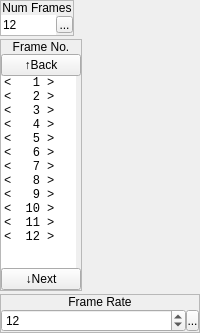
          <widget class="QWidget" name="widget_19" native="true">
           <layout class="QVBoxLayout" name="verticalLayout_18">
            <property name="spacing">
             <number>3</number>
            </property>
            <property name="margin">
             <number>0</number>
            </property>
            <item>
             <widget class="QFrame" name="frame_8">
              <property name="sizePolicy">
               <sizepolicy hsizetype="Fixed" vsizetype="Fixed">
                <horstretch>0</horstretch>
                <verstretch>0</verstretch>
               </sizepolicy>
              </property>
              <property name="frameShape">
               <enum>QFrame::StyledPanel</enum>
              </property>
              <property name="frameShadow">
               <enum>QFrame::Raised</enum>
              </property>
              <layout class="QVBoxLayout" name="verticalLayout_15">
               <property name="spacing">
                <number>0</number>
               </property>
               <property name="margin">
                <number>0</number>
               </property>
               <item>
                <widget class="QLabel" name="label_7">
                 <property name="sizePolicy">
                  <sizepolicy hsizetype="Preferred" vsizetype="Fixed">
                   <horstretch>0</horstretch>
                   <verstretch>0</verstretch>
                  </sizepolicy>
                 </property>
                 <property name="text">
                  <string>Num Frames</string>
                 </property>
                 <property name="alignment">
                  <set>Qt::AlignCenter</set>
                 </property>
                </widget>
               </item>
               <item>
                <widget class="QWidget" name="widget_8" native="true">
                 <layout class="QHBoxLayout" name="horizontalLayout_8">
                  <property name="spacing">
                   <number>0</number>
                  </property>
                  <property name="margin">
                   <number>0</number>
                  </property>
                  <item>
                   <widget class="QLineEdit" name="leNumFrames">
                    <property name="sizePolicy">
                     <sizepolicy hsizetype="Fixed" vsizetype="Fixed">
                      <horstretch>0</horstretch>
                      <verstretch>0</verstretch>
                     </sizepolicy>
                    </property>
                    <property name="minimumSize">
                     <size>
                      <width>55</width>
                      <height>0</height>
                     </size>
                    </property>
                    <property name="maximumSize">
                     <size>
                      <width>55</width>
                      <height>16777215</height>
                     </size>
                    </property>
                    <property name="text">
                     <string>12</string>
                    </property>
                    <property name="maxLength">
                     <number>3</number>
                    </property>
                    <property name="frame">
                     <bool>false</bool>
                    </property>
                    <property name="readOnly">
                     <bool>true</bool>
                    </property>
                   </widget>
                  </item>
                  <item>
                   <widget class="QToolButton" name="bSetNumFrames">
                    <property name="minimumSize">
                     <size>
                      <width>17</width>
                      <height>17</height>
                     </size>
                    </property>
                    <property name="maximumSize">
                     <size>
                      <width>17</width>
                      <height>17</height>
                     </size>
                    </property>
                    <property name="text">
                     <string>...</string>
                    </property>
                   </widget>
                  </item>
                 </layout>
                </widget>
               </item>
              </layout>
             </widget>
            </item>
            <item>
             <widget class="QFrame" name="frame_4">
              <property name="sizePolicy">
               <sizepolicy hsizetype="Fixed" vsizetype="Preferred">
                <horstretch>0</horstretch>
                <verstretch>0</verstretch>
               </sizepolicy>
              </property>
              <property name="frameShape">
               <enum>QFrame::StyledPanel</enum>
              </property>
              <property name="frameShadow">
               <enum>QFrame::Raised</enum>
              </property>
              <layout class="QVBoxLayout" name="verticalLayout_4">
               <property name="spacing">
                <number>0</number>
               </property>
               <property name="margin">
                <number>0</number>
               </property>
               <item>
                <widget class="QLabel" name="label_5">
                 <property name="sizePolicy">
                  <sizepolicy hsizetype="Preferred" vsizetype="Fixed">
                   <horstretch>0</horstretch>
                   <verstretch>0</verstretch>
                  </sizepolicy>
                 </property>
                 <property name="text">
                  <string>Frame No.</string>
                 </property>
                 <property name="alignment">
                  <set>Qt::AlignCenter</set>
                 </property>
                </widget>
               </item>
               <item>
                <widget class="QWidget" name="widget_6" native="true">
                 <layout class="QVBoxLayout" name="verticalLayout_8">
                  <property name="spacing">
                   <number>0</number>
                  </property>
                  <property name="margin">
                   <number>0</number>
                  </property>
                  <item>
                   <widget class="QPushButton" name="bBack">
                    <property name="text">
                     <string>↑Back</string>
                    </property>
                   </widget>
                  </item>
                  <item>
                   <widget class="QListWidget" name="lwFrameList">
                    <property name="sizePolicy">
                     <sizepolicy hsizetype="Fixed" vsizetype="Preferred">
                      <horstretch>0</horstretch>
                      <verstretch>0</verstretch>
                     </sizepolicy>
                    </property>
                    <property name="minimumSize">
                     <size>
                      <width>75</width>
                      <height>0</height>
                     </size>
                    </property>
                    <property name="maximumSize">
                     <size>
                      <width>75</width>
                      <height>16777215</height>
                     </size>
                    </property>
                    <property name="font">
                     <font>
                      <family>Monospace</family>
                     </font>
                    </property>
                    <property name="frameShape">
                     <enum>QFrame::NoFrame</enum>
                    </property>
                    <property name="verticalScrollBarPolicy">
                     <enum>Qt::ScrollBarAsNeeded</enum>
                    </property>
                    <property name="horizontalScrollBarPolicy">
                     <enum>Qt::ScrollBarAlwaysOff</enum>
                    </property>
                    <item>
                     <property name="text">
                      <string>&lt;   1 &gt;</string>
                     </property>
                    </item>
                    <item>
                     <property name="text">
                      <string>&lt;   2 &gt;</string>
                     </property>
                    </item>
                    <item>
                     <property name="text">
                      <string>&lt;   3 &gt;</string>
                     </property>
                    </item>
                    <item>
                     <property name="text">
                      <string>&lt;   4 &gt;</string>
                     </property>
                    </item>
                    <item>
                     <property name="text">
                      <string>&lt;   5 &gt;</string>
                     </property>
                    </item>
                    <item>
                     <property name="text">
                      <string>&lt;   6 &gt;</string>
                     </property>
                    </item>
                    <item>
                     <property name="text">
                      <string>&lt;   7 &gt;</string>
                     </property>
                    </item>
                    <item>
                     <property name="text">
                      <string>&lt;   8 &gt;</string>
                     </property>
                    </item>
                    <item>
                     <property name="text">
                      <string>&lt;   9 &gt;</string>
                     </property>
                    </item>
                    <item>
                     <property name="text">
                      <string>&lt;  10 &gt;</string>
                     </property>
                    </item>
                    <item>
                     <property name="text">
                      <string>&lt;  11 &gt;</string>
                     </property>
                    </item>
                    <item>
                     <property name="text">
                      <string>&lt;  12 &gt;</string>
                     </property>
                    </item>
                   </widget>
                  </item>
                 </layout>
                </widget>
               </item>
               <item>
                <widget class="QPushButton" name="bNext">
                 <property name="text">
                  <string>↓Next</string>
                 </property>
                </widget>
               </item>
              </layout>
             </widget>
            </item>
            <item>
             <widget class="QFrame" name="frame_13">
              <property name="frameShape">
               <enum>QFrame::StyledPanel</enum>
              </property>
              <property name="frameShadow">
               <enum>QFrame::Raised</enum>
              </property>
              <layout class="QVBoxLayout" name="verticalLayout_22">
               <property name="spacing">
                <number>0</number>
               </property>
               <property name="margin">
                <number>0</number>
               </property>
               <item>
                <widget class="QLabel" name="label_11">
                 <property name="sizePolicy">
                  <sizepolicy hsizetype="Preferred" vsizetype="Fixed">
                   <horstretch>0</horstretch>
                   <verstretch>0</verstretch>
                  </sizepolicy>
                 </property>
                 <property name="text">
                  <string>Frame Rate</string>
                 </property>
                 <property name="alignment">
                  <set>Qt::AlignCenter</set>
                 </property>
                </widget>
               </item>
               <item>
                <widget class="QWidget" name="widget_10" native="true">
                 <layout class="QHBoxLayout" name="horizontalLayout_14">
                  <property name="spacing">
                   <number>0</number>
                  </property>
                  <property name="margin">
                   <number>0</number>
                  </property>
                  <item>
                   <widget class="QSpinBox" name="sbFrameRate">
                    <property name="accelerated">
                     <bool>true</bool>
                    </property>
                    <property name="minimum">
                     <number>1</number>
                    </property>
                    <property name="maximum">
                     <number>24</number>
                    </property>
                    <property name="value">
                     <number>12</number>
                    </property>
                   </widget>
                  </item>
                  <item>
                   <widget class="SpinBoxSideButton" name="bFrameRateSideButton">
                    <property name="minimumSize">
                     <size>
                      <width>13</width>
                      <height>21</height>
                     </size>
                    </property>
                    <property name="maximumSize">
                     <size>
                      <width>13</width>
                      <height>21</height>
                     </size>
                    </property>
                    <property name="text">
                     <string>...</string>
                    </property>
                    <property name="icon">
                     <iconset resource="gui_icons.qrc">
                      <normaloff>:/icons/spinBoxSideButton.png</normaloff>:/icons/spinBoxSideButton.png</iconset>
                    </property>
                    <property name="iconSize">
                     <size>
                      <width>8</width>
                      <height>16</height>
                     </size>
                    </property>
                   </widget>
                  </item>
                 </layout>
                </widget>
               </item>
              </layout>
             </widget>
            </item>
           </layout>
          </widget>
